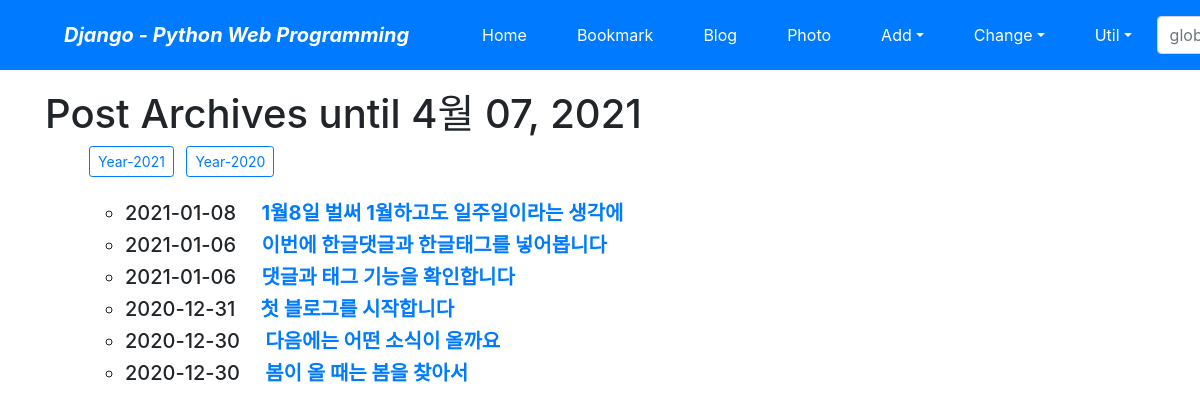
Screenshot of /blog/archive/ with the database file from the repository.
### blog/models.py (models this page shows, shortened)
class Post(models.Model):
    title = models.CharField(verbose_name='TITLE', max_length=50)
    slug = models.SlugField('SLUG', unique=True, allow_unicode=True, help_text='one word for title alias.')
    description = models.CharField('DESCRIPTION', max_length=100, blank=True, help_text='simple description text.')
    content = models.TextField('CONTENT')
    create_dt = models.DateTimeField('CREATE DATE', auto_now_add=True)
    modify_dt = models.DateTimeField('MODIFY DATE', auto_now=True)
    tags=TaggableManager(blank=True)
    owner=models.ForeignKey(User, on_delete=models.CASCADE, verbose_name='OWNER', blank=True, null=True)
    class Meta:
        verbose_name = 'post'
        verbose_name_plural = 'posts'
        db_table = 'blog_posts'
        ordering = ('-modify_dt',)
    def get_absolute_url(self):
        return reverse('blog:post_detail', args=(self.slug,))

### blog/views.py (the view)
# urls.py: path('archive/', views.PostAV.as_view(), name='post_archive'),
class PostAV(ArchiveIndexView):
    model = Post
    date_field = 'modify_dt'

### blog/templates/blog/post_archive.html (shortened to what this page needs)
{% extends "base.html" %}
{% block content %}
<h1>Post Archives until {% now "N d, Y" %}</h1>
<ul>
    {% for date in date_list %}
   <a href="{% url 'blog:post_year_archive' date|date:'Y' %}"
   class="btn btn-outline-primary btn-sm mx-1">
   Year-{{ date|date:"Y" }}</a>
    {% endfor %}
<br><br>
<div>
    <ul>
        {% for post in object_list %}
        <li class="h5">
        {{ post.modify_dt|date:"Y-m-d" }}&emsp;
        <a href="{{ post.get_absolute_url }}"><strong>{{ post.title }}</strong></a></li>
        {% endfor %}
    </ul>
</div>
{% endblock %}

### rows the page displays
Post: modify_dt "2021-01-08", title "1월8일 벌써 1월하고도 일주일이라는 생각에"
Post: modify_dt "2021-01-06", title "이번에 한글댓글과 한글태그를 넣어봅니다"
Post: modify_dt "2021-01-06", title "댓글과 태그 기능을 확인합니다"
Post: modify_dt "2020-12-31", title "첫 블로그를 시작합니다"
Post: modify_dt "2020-12-30", title "다음에는 어떤 소식이 올까요"
Post: modify_dt "2020-12-30", title "봄이 올 때는 봄을 찾아서"

### other values shown
{{ date|date:"Y" }} "2021" "2020"
